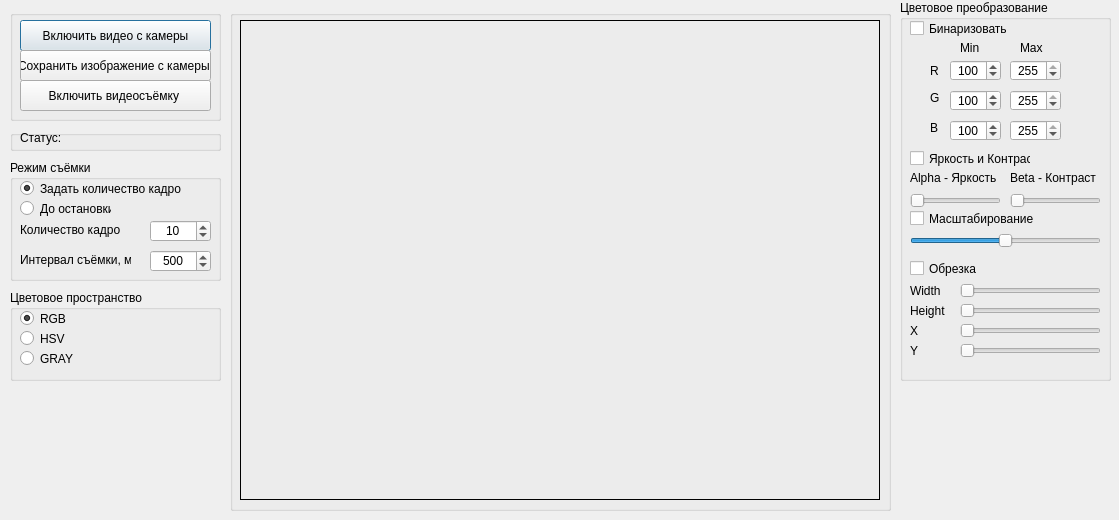
<?xml version="1.0" encoding="UTF-8"?>
<ui version="4.0">
 <class>Dialog</class>
 <widget class="QDialog" name="Dialog">
  <property name="enabled">
   <bool>true</bool>
  </property>
  <property name="geometry">
   <rect>
    <x>0</x>
    <y>0</y>
    <width>1119</width>
    <height>520</height>
   </rect>
  </property>
  <property name="acceptDrops">
   <bool>false</bool>
  </property>
  <property name="windowTitle">
   <string>Dialog</string>
  </property>
  <widget class="QGroupBox" name="groupBox">
   <property name="enabled">
    <bool>true</bool>
   </property>
   <property name="geometry">
    <rect>
     <x>10</x>
     <y>10</y>
     <width>211</width>
     <height>111</height>
    </rect>
   </property>
   <property name="mouseTracking">
    <bool>false</bool>
   </property>
   <property name="contextMenuPolicy">
    <enum>Qt::DefaultContextMenu</enum>
   </property>
   <property name="acceptDrops">
    <bool>false</bool>
   </property>
   <property name="styleSheet">
    <string notr="true">border-color: rgb(0, 0, 0);</string>
   </property>
   <property name="title">
    <string/>
   </property>
   <widget class="QPushButton" name="bCameraWork">
    <property name="geometry">
     <rect>
      <x>10</x>
      <y>10</y>
      <width>191</width>
      <height>31</height>
     </rect>
    </property>
    <property name="text">
     <string>Включить видео с камеры</string>
    </property>
   </widget>
   <widget class="QPushButton" name="bSaveImage">
    <property name="geometry">
     <rect>
      <x>10</x>
      <y>40</y>
      <width>191</width>
      <height>31</height>
     </rect>
    </property>
    <property name="text">
     <string>Сохранить изображение с камеры </string>
    </property>
   </widget>
   <widget class="QPushButton" name="bSaveVideo">
    <property name="geometry">
     <rect>
      <x>10</x>
      <y>70</y>
      <width>191</width>
      <height>31</height>
     </rect>
    </property>
    <property name="text">
     <string>Включить видеосъёмку </string>
    </property>
   </widget>
  </widget>
  <widget class="QGroupBox" name="groupBox_2">
   <property name="enabled">
    <bool>true</bool>
   </property>
   <property name="geometry">
    <rect>
     <x>230</x>
     <y>10</y>
     <width>661</width>
     <height>501</height>
    </rect>
   </property>
   <property name="mouseTracking">
    <bool>false</bool>
   </property>
   <property name="contextMenuPolicy">
    <enum>Qt::DefaultContextMenu</enum>
   </property>
   <property name="acceptDrops">
    <bool>false</bool>
   </property>
   <property name="styleSheet">
    <string notr="true">border-color: rgb(0, 0, 0);</string>
   </property>
   <property name="title">
    <string/>
   </property>
   <widget class="QLabel" name="Bitmap">
    <property name="geometry">
     <rect>
      <x>10</x>
      <y>10</y>
      <width>640</width>
      <height>480</height>
     </rect>
    </property>
    <property name="autoFillBackground">
     <bool>false</bool>
    </property>
    <property name="styleSheet">
     <string notr="true">border: 1px solid black;</string>
    </property>
    <property name="text">
     <string/>
    </property>
    <property name="wordWrap">
     <bool>false</bool>
    </property>
   </widget>
  </widget>
  <widget class="QGroupBox" name="groupBox_3">
   <property name="enabled">
    <bool>true</bool>
   </property>
   <property name="geometry">
    <rect>
     <x>10</x>
     <y>130</y>
     <width>211</width>
     <height>21</height>
    </rect>
   </property>
   <property name="mouseTracking">
    <bool>false</bool>
   </property>
   <property name="contextMenuPolicy">
    <enum>Qt::DefaultContextMenu</enum>
   </property>
   <property name="acceptDrops">
    <bool>false</bool>
   </property>
   <property name="styleSheet">
    <string notr="true">border-color: rgb(0, 0, 0);</string>
   </property>
   <property name="title">
    <string/>
   </property>
   <widget class="QLabel" name="labelSystemMassage">
    <property name="geometry">
     <rect>
      <x>10</x>
      <y>0</y>
      <width>191</width>
      <height>16</height>
     </rect>
    </property>
    <property name="text">
     <string>Статус:</string>
    </property>
   </widget>
  </widget>
  <widget class="QGroupBox" name="groupBox_5">
   <property name="geometry">
    <rect>
     <x>10</x>
     <y>160</y>
     <width>211</width>
     <height>121</height>
    </rect>
   </property>
   <property name="title">
    <string>Режим съёмки</string>
   </property>
   <widget class="QRadioButton" name="StopModeButton">
    <property name="geometry">
     <rect>
      <x>10</x>
      <y>40</y>
      <width>91</width>
      <height>17</height>
     </rect>
    </property>
    <property name="text">
     <string>До остановки</string>
    </property>
   </widget>
   <widget class="QRadioButton" name="FrameModeButton">
    <property name="geometry">
     <rect>
      <x>10</x>
      <y>20</y>
      <width>161</width>
      <height>17</height>
     </rect>
    </property>
    <property name="text">
     <string>Задать количество кадров</string>
    </property>
    <property name="checked">
     <bool>true</bool>
    </property>
   </widget>
   <widget class="QLabel" name="label_14">
    <property name="geometry">
     <rect>
      <x>10</x>
      <y>60</y>
      <width>101</width>
      <height>20</height>
     </rect>
    </property>
    <property name="text">
     <string>Количество кадров</string>
    </property>
   </widget>
   <widget class="QSpinBox" name="FrameCountSpinBox">
    <property name="geometry">
     <rect>
      <x>140</x>
      <y>60</y>
      <width>61</width>
      <height>22</height>
     </rect>
    </property>
    <property name="alignment">
     <set>Qt::AlignCenter</set>
    </property>
    <property name="maximum">
     <number>100</number>
    </property>
    <property name="value">
     <number>10</number>
    </property>
   </widget>
   <widget class="QLabel" name="label_15">
    <property name="geometry">
     <rect>
      <x>10</x>
      <y>90</y>
      <width>111</width>
      <height>20</height>
     </rect>
    </property>
    <property name="text">
     <string>Интервал съёмки, мс</string>
    </property>
   </widget>
   <widget class="QSpinBox" name="IntervalSpinBox">
    <property name="geometry">
     <rect>
      <x>140</x>
      <y>90</y>
      <width>61</width>
      <height>22</height>
     </rect>
    </property>
    <property name="alignment">
     <set>Qt::AlignCenter</set>
    </property>
    <property name="minimum">
     <number>100</number>
    </property>
    <property name="maximum">
     <number>3000</number>
    </property>
    <property name="value">
     <number>500</number>
    </property>
   </widget>
  </widget>
  <widget class="QGroupBox" name="groupBox_4">
   <property name="geometry">
    <rect>
     <x>10</x>
     <y>290</y>
     <width>211</width>
     <height>91</height>
    </rect>
   </property>
   <property name="title">
    <string>Цветовое пространство</string>
   </property>
   <widget class="QRadioButton" name="BgrButton">
    <property name="geometry">
     <rect>
      <x>10</x>
      <y>20</y>
      <width>82</width>
      <height>17</height>
     </rect>
    </property>
    <property name="text">
     <string>RGB</string>
    </property>
    <property name="checked">
     <bool>true</bool>
    </property>
   </widget>
   <widget class="QRadioButton" name="HsvButton">
    <property name="geometry">
     <rect>
      <x>10</x>
      <y>40</y>
      <width>82</width>
      <height>17</height>
     </rect>
    </property>
    <property name="text">
     <string>HSV</string>
    </property>
   </widget>
   <widget class="QRadioButton" name="GrayButton">
    <property name="geometry">
     <rect>
      <x>10</x>
      <y>60</y>
      <width>82</width>
      <height>17</height>
     </rect>
    </property>
    <property name="text">
     <string>GRAY</string>
    </property>
   </widget>
  </widget>
  <widget class="QGroupBox" name="groupBox_6">
   <property name="geometry">
    <rect>
     <x>900</x>
     <y>0</y>
     <width>211</width>
     <height>381</height>
    </rect>
   </property>
   <property name="title">
    <string>Цветовое преобразование</string>
   </property>
   <widget class="QCheckBox" name="BinarizeCheckBox">
    <property name="geometry">
     <rect>
      <x>10</x>
      <y>20</y>
      <width>101</width>
      <height>17</height>
     </rect>
    </property>
    <property name="text">
     <string>Бинаризовать</string>
    </property>
   </widget>
   <widget class="QLabel" name="labelS1">
    <property name="geometry">
     <rect>
      <x>30</x>
      <y>60</y>
      <width>16</width>
      <height>21</height>
     </rect>
    </property>
    <property name="styleSheet">
     <string notr="true">font: 12pt &quot;MS Shell Dlg 2&quot;;</string>
    </property>
    <property name="text">
     <string>R</string>
    </property>
   </widget>
   <widget class="QLabel" name="labelS2">
    <property name="geometry">
     <rect>
      <x>30</x>
      <y>90</y>
      <width>16</width>
      <height>16</height>
     </rect>
    </property>
    <property name="styleSheet">
     <string notr="true">font: 12pt &quot;MS Shell Dlg 2&quot;;</string>
    </property>
    <property name="text">
     <string>G</string>
    </property>
   </widget>
   <widget class="QLabel" name="labelS3">
    <property name="geometry">
     <rect>
      <x>30</x>
      <y>120</y>
      <width>16</width>
      <height>16</height>
     </rect>
    </property>
    <property name="styleSheet">
     <string notr="true">font: 12pt &quot;MS Shell Dlg 2&quot;;</string>
    </property>
    <property name="text">
     <string>B</string>
    </property>
   </widget>
   <widget class="QLabel" name="labelS1_4">
    <property name="geometry">
     <rect>
      <x>60</x>
      <y>40</y>
      <width>31</width>
      <height>16</height>
     </rect>
    </property>
    <property name="styleSheet">
     <string notr="true">font: 12pt &quot;MS Shell Dlg 2&quot;;</string>
    </property>
    <property name="text">
     <string>Min</string>
    </property>
   </widget>
   <widget class="QLabel" name="labelS1_5">
    <property name="geometry">
     <rect>
      <x>120</x>
      <y>40</y>
      <width>31</width>
      <height>16</height>
     </rect>
    </property>
    <property name="styleSheet">
     <string notr="true">font: 12pt &quot;MS Shell Dlg 2&quot;;</string>
    </property>
    <property name="text">
     <string>Max</string>
    </property>
   </widget>
   <widget class="QSpinBox" name="Lower1stBox">
    <property name="geometry">
     <rect>
      <x>50</x>
      <y>60</y>
      <width>51</width>
      <height>21</height>
     </rect>
    </property>
    <property name="alignment">
     <set>Qt::AlignCenter</set>
    </property>
    <property name="minimum">
     <number>0</number>
    </property>
    <property name="maximum">
     <number>255</number>
    </property>
    <property name="value">
     <number>100</number>
    </property>
   </widget>
   <widget class="QSpinBox" name="Upper1stBox">
    <property name="geometry">
     <rect>
      <x>110</x>
      <y>60</y>
      <width>51</width>
      <height>21</height>
     </rect>
    </property>
    <property name="alignment">
     <set>Qt::AlignCenter</set>
    </property>
    <property name="maximum">
     <number>255</number>
    </property>
    <property name="value">
     <number>255</number>
    </property>
   </widget>
   <widget class="QSpinBox" name="Lower2ndBox">
    <property name="geometry">
     <rect>
      <x>50</x>
      <y>90</y>
      <width>51</width>
      <height>21</height>
     </rect>
    </property>
    <property name="alignment">
     <set>Qt::AlignCenter</set>
    </property>
    <property name="maximum">
     <number>255</number>
    </property>
    <property name="value">
     <number>100</number>
    </property>
   </widget>
   <widget class="QSpinBox" name="Upper2ndBox">
    <property name="geometry">
     <rect>
      <x>110</x>
      <y>90</y>
      <width>51</width>
      <height>21</height>
     </rect>
    </property>
    <property name="alignment">
     <set>Qt::AlignCenter</set>
    </property>
    <property name="maximum">
     <number>255</number>
    </property>
    <property name="value">
     <number>255</number>
    </property>
   </widget>
   <widget class="QSpinBox" name="Lower3rdBox">
    <property name="geometry">
     <rect>
      <x>50</x>
      <y>120</y>
      <width>51</width>
      <height>21</height>
     </rect>
    </property>
    <property name="alignment">
     <set>Qt::AlignCenter</set>
    </property>
    <property name="maximum">
     <number>255</number>
    </property>
    <property name="value">
     <number>100</number>
    </property>
   </widget>
   <widget class="QSpinBox" name="Upper3rdBox">
    <property name="geometry">
     <rect>
      <x>110</x>
      <y>120</y>
      <width>51</width>
      <height>21</height>
     </rect>
    </property>
    <property name="alignment">
     <set>Qt::AlignCenter</set>
    </property>
    <property name="maximum">
     <number>255</number>
    </property>
    <property name="value">
     <number>255</number>
    </property>
   </widget>
   <widget class="QCheckBox" name="BrightnessContrastCheckBox">
    <property name="geometry">
     <rect>
      <x>10</x>
      <y>150</y>
      <width>121</width>
      <height>17</height>
     </rect>
    </property>
    <property name="text">
     <string>Яркость и Контраст</string>
    </property>
   </widget>
   <widget class="QSlider" name="BrightnessSlider">
    <property name="geometry">
     <rect>
      <x>10</x>
      <y>190</y>
      <width>91</width>
      <height>22</height>
     </rect>
    </property>
    <property name="minimum">
     <number>1</number>
    </property>
    <property name="maximum">
     <number>255</number>
    </property>
    <property name="pageStep">
     <number>1</number>
    </property>
    <property name="value">
     <number>1</number>
    </property>
    <property name="sliderPosition">
     <number>1</number>
    </property>
    <property name="orientation">
     <enum>Qt::Horizontal</enum>
    </property>
   </widget>
   <widget class="QCheckBox" name="ScaleCheckBox">
    <property name="geometry">
     <rect>
      <x>10</x>
      <y>210</y>
      <width>131</width>
      <height>17</height>
     </rect>
    </property>
    <property name="text">
     <string>Масштабирование</string>
    </property>
   </widget>
   <widget class="QSlider" name="ScaleSlider">
    <property name="geometry">
     <rect>
      <x>10</x>
      <y>230</y>
      <width>191</width>
      <height>22</height>
     </rect>
    </property>
    <property name="minimum">
     <number>1</number>
    </property>
    <property name="maximum">
     <number>200</number>
    </property>
    <property name="singleStep">
     <number>0</number>
    </property>
    <property name="value">
     <number>100</number>
    </property>
    <property name="orientation">
     <enum>Qt::Horizontal</enum>
    </property>
   </widget>
   <widget class="QCheckBox" name="CropCheckBox">
    <property name="geometry">
     <rect>
      <x>10</x>
      <y>260</y>
      <width>101</width>
      <height>17</height>
     </rect>
    </property>
    <property name="text">
     <string>Обрезка</string>
    </property>
   </widget>
   <widget class="QSlider" name="HSlider">
    <property name="geometry">
     <rect>
      <x>60</x>
      <y>300</y>
      <width>141</width>
      <height>22</height>
     </rect>
    </property>
    <property name="minimum">
     <number>1</number>
    </property>
    <property name="maximum">
     <number>480</number>
    </property>
    <property name="orientation">
     <enum>Qt::Horizontal</enum>
    </property>
   </widget>
   <widget class="QSlider" name="WSlider">
    <property name="geometry">
     <rect>
      <x>60</x>
      <y>280</y>
      <width>141</width>
      <height>22</height>
     </rect>
    </property>
    <property name="minimum">
     <number>1</number>
    </property>
    <property name="maximum">
     <number>640</number>
    </property>
    <property name="orientation">
     <enum>Qt::Horizontal</enum>
    </property>
   </widget>
   <widget class="QLabel" name="labelS1_11">
    <property name="geometry">
     <rect>
      <x>10</x>
      <y>280</y>
      <width>51</width>
      <height>21</height>
     </rect>
    </property>
    <property name="styleSheet">
     <string notr="true">font: 12pt &quot;MS Shell Dlg 2&quot;;</string>
    </property>
    <property name="text">
     <string>Width</string>
    </property>
   </widget>
   <widget class="QLabel" name="labelS1_12">
    <property name="geometry">
     <rect>
      <x>10</x>
      <y>300</y>
      <width>51</width>
      <height>21</height>
     </rect>
    </property>
    <property name="styleSheet">
     <string notr="true">font: 12pt &quot;MS Shell Dlg 2&quot;;</string>
    </property>
    <property name="text">
     <string>Height</string>
    </property>
   </widget>
   <widget class="QSlider" name="XSlider">
    <property name="geometry">
     <rect>
      <x>60</x>
      <y>320</y>
      <width>141</width>
      <height>22</height>
     </rect>
    </property>
    <property name="minimum">
     <number>1</number>
    </property>
    <property name="maximum">
     <number>639</number>
    </property>
    <property name="orientation">
     <enum>Qt::Horizontal</enum>
    </property>
   </widget>
   <widget class="QLabel" name="labelS1_13">
    <property name="geometry">
     <rect>
      <x>10</x>
      <y>320</y>
      <width>16</width>
      <height>21</height>
     </rect>
    </property>
    <property name="styleSheet">
     <string notr="true">font: 12pt &quot;MS Shell Dlg 2&quot;;</string>
    </property>
    <property name="text">
     <string>X</string>
    </property>
   </widget>
   <widget class="QLabel" name="labelS1_14">
    <property name="geometry">
     <rect>
      <x>10</x>
      <y>340</y>
      <width>16</width>
      <height>21</height>
     </rect>
    </property>
    <property name="styleSheet">
     <string notr="true">font: 12pt &quot;MS Shell Dlg 2&quot;;</string>
    </property>
    <property name="text">
     <string>Y</string>
    </property>
   </widget>
   <widget class="QSlider" name="YSlider">
    <property name="geometry">
     <rect>
      <x>60</x>
      <y>340</y>
      <width>141</width>
      <height>22</height>
     </rect>
    </property>
    <property name="minimum">
     <number>1</number>
    </property>
    <property name="maximum">
     <number>479</number>
    </property>
    <property name="value">
     <number>1</number>
    </property>
    <property name="tracking">
     <bool>true</bool>
    </property>
    <property name="orientation">
     <enum>Qt::Horizontal</enum>
    </property>
    <property name="invertedAppearance">
     <bool>false</bool>
    </property>
    <property name="invertedControls">
     <bool>false</bool>
    </property>
   </widget>
   <widget class="QSlider" name="BrightnessSliderMax">
    <property name="geometry">
     <rect>
      <x>110</x>
      <y>190</y>
      <width>91</width>
      <height>22</height>
     </rect>
    </property>
    <property name="minimum">
     <number>1</number>
    </property>
    <property name="maximum">
     <number>255</number>
    </property>
    <property name="pageStep">
     <number>1</number>
    </property>
    <property name="value">
     <number>1</number>
    </property>
    <property name="sliderPosition">
     <number>1</number>
    </property>
    <property name="orientation">
     <enum>Qt::Horizontal</enum>
    </property>
   </widget>
   <widget class="QLabel" name="labelS1_15">
    <property name="geometry">
     <rect>
      <x>10</x>
      <y>170</y>
      <width>91</width>
      <height>16</height>
     </rect>
    </property>
    <property name="styleSheet">
     <string notr="true">font: 9pt &quot;MS Shell Dlg 2&quot;;</string>
    </property>
    <property name="text">
     <string>Alpha - Яркость</string>
    </property>
   </widget>
   <widget class="QLabel" name="labelS1_16">
    <property name="geometry">
     <rect>
      <x>110</x>
      <y>170</y>
      <width>91</width>
      <height>16</height>
     </rect>
    </property>
    <property name="styleSheet">
     <string notr="true">font: 9pt &quot;MS Shell Dlg 2&quot;;</string>
    </property>
    <property name="text">
     <string>Beta - Контраст</string>
    </property>
   </widget>
  </widget>
 </widget>
 <resources/>
 <connections/>
</ui>
